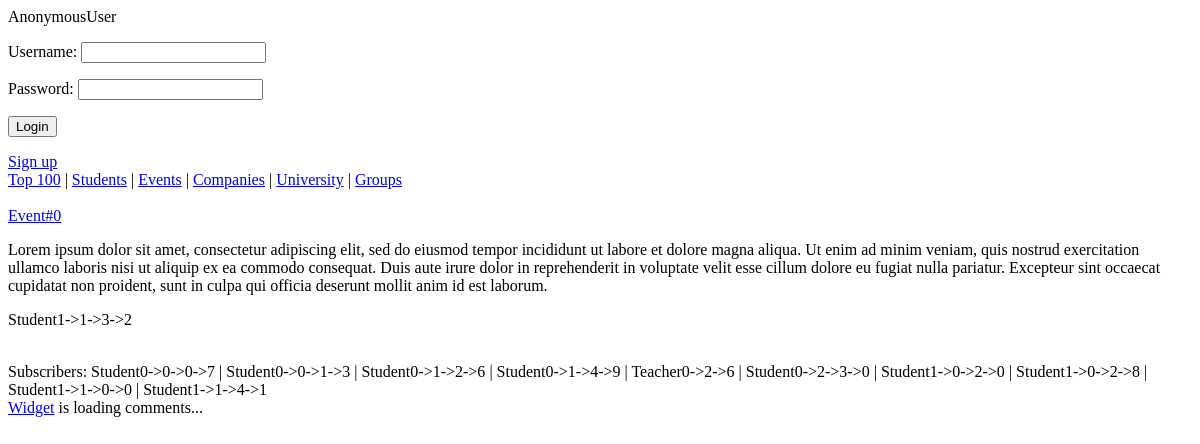
The page /events/274/ on the database its author committed.
### events/models.py (models this page shows, shortened)
class Event(models.Model):
    creator = models.ForeignKey(User)
    name = models.CharField(max_length=250)
    text = models.TextField()
    date_published = models.DateTimeField(default=timezone.now, editable=False)
    subscribers = models.ManyToManyField(User, related_name="events")
    def is_subscribed(self, user):
        return self.subscribers.filter(id=user.id).exists()

### events/views.py (the view)
# urls.py: url(r'^(?P<pk>[0-9]+)/$', views.event_page, name="event_page"),
def event_page(request, pk):
    event = get_object_or_404(Event, pk=pk)
    subscribed = event.is_subscribed(request.user)
    return render(request, 'events/event_page.html', {'event': event, 'subscribed': subscribed})

### ratings/ctx_log_processor.py (called while the page is built)
def auth_form(request):
    return {'form': AuthForm(), 'request': request}

### events/templates/events/event_page.html (shortened to what this page needs)
{% extends 'base.html' %}
{% block content %}
    <div>
		<a href="{% url 'event_page' pk=event.pk %}">{{ event.name }}</a>
		<br />
		<p>{{ event.text }}</p>
        {% if event.creator %}
            <p>{{ event.creator }}</p>
        {% endif %}
        <br />
        Subscribers:
        {% for subscriber in event.subscribers.all %}
            {{ subscriber.username }}
            {% if forloop.last == False %} | {% endif %}
        {% endfor %}
	</div>
    {% include 'comments.html' %}
{% endblock %}

### rows shown on the page
Event: name "Event#0", text "Lorem ipsum dolor sit amet, consectetur adipiscing elit, sed do eiusmod tempor incididunt ut labore et dolore magna aliqua. Ut enim ad minim veniam, quis nostrud exercitation ullamco laboris nisi ut aliquip ex ea commodo consequat. Duis aute irure dolor in reprehenderit in voluptate velit esse cillum dolore eu fugiat nulla pariatur. Excepteur sint occaecat cupidatat non proident, sunt in culpa qui officia deserunt mollit anim id est laborum.", creator "Student1->1->3->2"

### other values the page prints
{{ user }} "AnonymousUser"
{{ subscriber.username }} "Student0->0->0->7"
{{ subscriber.username }} "Student0->0->1->3"
{{ subscriber.username }} "Student0->1->2->6"
{{ subscriber.username }} "Student0->1->4->9"
{{ subscriber.username }} "Teacher0->2->6"
{{ subscriber.username }} "Student0->2->3->0"
{{ subscriber.username }} "Student1->0->2->0"
{{ subscriber.username }} "Student1->0->2->8"
{{ subscriber.username }} "Student1->1->0->0"
{{ subscriber.username }} "Student1->1->4->1"
